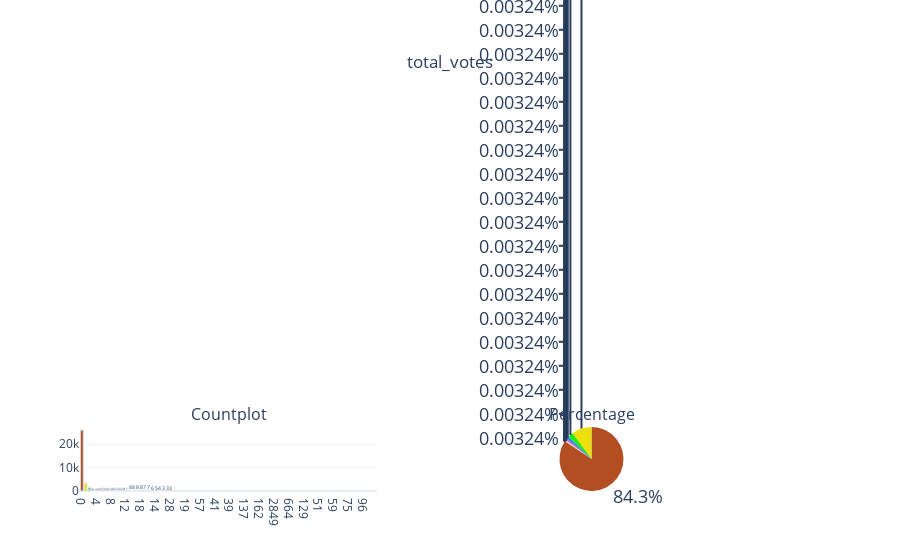
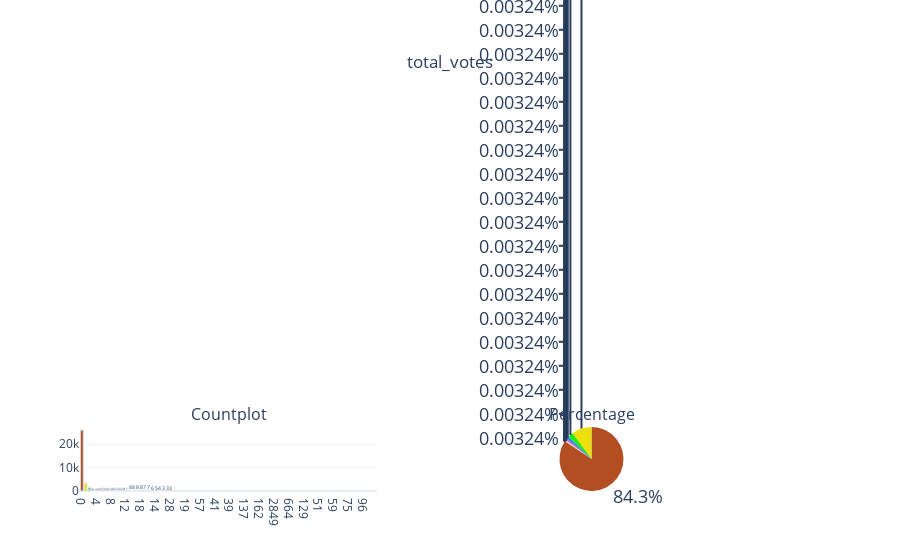

Notebook code cell kept with these figures, in order:
### Code cell
categorical_variable_summary(df, 'total_votes')

### Figure 1 — Plotly figure (JSON) as saved in the notebook; plotly's stock layout.template omitted (floating-point values rounded to 4 significant figures)
{"data": [{"marker": {"color": ["#B34D22", "#EBE00C", "#1FEB0C", "#0C92EB", "#EB0CD5"], "line": {"color": "#DBE6EC", "width": 1}}, "name": "total_votes", "showlegend": false, "text": ["26004", "3126", "809", "328", "134", "92", "59", "42", "36", "25", "20", "20", "17", "8", "8", "8", "8", "7", "7", "6", "5", "4", "3", "3", "3", "2", "2", "2", "2", "2", "2", "2", "2", "2", "1", "1", "1", "1", "1", "1", "1", "1", "1", "1", "1", "1", "1", "1", "1", "1", "1", "1", "1", "1", "1", "1", "1", "1", "1", "1", "1", "1", "1", "1", "1", "1", "1", "1", "1", "1", "1", "1", "1", "1", "1", "1", "1", "1", "1", "1"], "textfont": {"size": 14}, "textposition": "auto", "type": "bar", "x": ["0", "1", "2", "3", "4", "5", "6", "7", "8", "9", "10", "11", "12", "15", "25", "16", "18", "17", "13", "21", "14", "26", "20", "23", "28", "88", "193", "27", "19", "29", "31", "33", "57", "36", "22", "24", "41", "32", "34", "37", "39", "3875", "45", "175", "137", "140", "143", "149", "162", "163", "164", "177", "2849", "215", "514", "519", "664", "1427", "1629", "1710", "129", "128", "124", "120", "51", "52", "56", "58", "59", "61", "66", "68", "75", "76", "79", "95", "96", "113", "116", "50"], "xaxis": "x", "y": [26004, 3126, 809, 328, 134, 92, 59, 42, 36, 25, 20, 20, 17, 8, 8, 8, 8, 7, 7, 6, 5, 4, 3, 3, 3, 2, 2, 2, 2, 2, 2, 2, 2, 2, 1, 1, 1, 1, 1, 1, 1, 1, 1, 1, 1, 1, 1, 1, 1, 1, 1, 1, 1, 1, 1, 1, 1, 1, 1, 1, 1, 1, 1, 1, 1, 1, 1, 1, 1, 1, 1, 1, 1, 1, 1, 1, 1, 1, 1, 1], "yaxis": "y"}, {"domain": {"x": [0.55, 1], "y": [0, 1]}, "labels": [0, 1, 2, 3, 4, 5, 6, 7, 8, 9, 10, 11, 12, 15, 25, 16, 18, 17, 13, 21, 14, 26, 20, 23, 28, 88, 193, 27, 19, 29, 31, 33, 57, 36, 22, 24, 41, 32, 34, 37, 39, 3875, 45, 175, 137, 140, 143, 149, 162, 163, 164, 177, 2849, 215, 514, 519, 664, 1427, 1629, 1710, 129, 128, 124, 120, 51, 52, 56, 58, 59, 61, 66, 68, 75, 76, 79, 95, 96, 113, 116, 50], "marker": {"colors": ["#B34D22", "#EBE00C", "#1FEB0C", "#0C92EB", "#EB0CD5"]}, "name": "total_votes", "showlegend": false, "textfont": {"size": 18}, "textposition": "auto", "type": "pie", "values": [26004, 3126, 809, 328, 134, 92, 59, 42, 36, 25, 20, 20, 17, 8, 8, 8, 8, 7, 7, 6, 5, 4, 3, 3, 3, 2, 2, 2, 2, 2, 2, 2, 2, 2, 1, 1, 1, 1, 1, 1, 1, 1, 1, 1, 1, 1, 1, 1, 1, 1, 1, 1, 1, 1, 1, 1, 1, 1, 1, 1, 1, 1, 1, 1, 1, 1, 1, 1, 1, 1, 1, 1, 1, 1, 1, 1, 1, 1, 1, 1]}], "layout": {"annotations": [{"font": {"size": 16}, "showarrow": false, "text": "Countplot", "x": 0.225, "xanchor": "center", "xref": "paper", "y": 1, "yanchor": "bottom", "yref": "paper"}, {"font": {"size": 16}, "showarrow": false, "text": "Percentage", "x": 0.775, "xanchor": "center", "xref": "paper", "y": 1, "yanchor": "bottom", "yref": "paper"}], "title": {"text": "total_votes", "x": 0.5, "xanchor": "center", "y": 0.9, "yanchor": "top"}, "xaxis": {"anchor": "y", "domain": [0, 0.45]}, "yaxis": {"anchor": "x", "domain": [0, 1]}}}

### Figure 2 — Plotly figure (JSON) as saved in the notebook; plotly's stock layout.template omitted (floating-point values rounded to 4 significant figures)
{"data": [{"marker": {"color": ["#B34D22", "#EBE00C", "#1FEB0C", "#0C92EB", "#EB0CD5"], "line": {"color": "#DBE6EC", "width": 1}}, "name": "total_votes", "showlegend": false, "text": ["26004", "3126", "809", "328", "134", "92", "59", "42", "36", "25", "20", "20", "17", "8", "8", "8", "8", "7", "7", "6", "5", "4", "3", "3", "3", "2", "2", "2", "2", "2", "2", "2", "2", "2", "1", "1", "1", "1", "1", "1", "1", "1", "1", "1", "1", "1", "1", "1", "1", "1", "1", "1", "1", "1", "1", "1", "1", "1", "1", "1", "1", "1", "1", "1", "1", "1", "1", "1", "1", "1", "1", "1", "1", "1", "1", "1", "1", "1", "1", "1"], "textfont": {"size": 14}, "textposition": "auto", "type": "bar", "x": ["0", "1", "2", "3", "4", "5", "6", "7", "8", "9", "10", "11", "12", "15", "25", "16", "18", "17", "13", "21", "14", "26", "20", "23", "28", "88", "193", "27", "19", "29", "31", "33", "57", "36", "22", "24", "41", "32", "34", "37", "39", "3875", "45", "175", "137", "140", "143", "149", "162", "163", "164", "177", "2849", "215", "514", "519", "664", "1427", "1629", "1710", "129", "128", "124", "120", "51", "52", "56", "58", "59", "61", "66", "68", "75", "76", "79", "95", "96", "113", "116", "50"], "xaxis": "x", "y": [26004, 3126, 809, 328, 134, 92, 59, 42, 36, 25, 20, 20, 17, 8, 8, 8, 8, 7, 7, 6, 5, 4, 3, 3, 3, 2, 2, 2, 2, 2, 2, 2, 2, 2, 1, 1, 1, 1, 1, 1, 1, 1, 1, 1, 1, 1, 1, 1, 1, 1, 1, 1, 1, 1, 1, 1, 1, 1, 1, 1, 1, 1, 1, 1, 1, 1, 1, 1, 1, 1, 1, 1, 1, 1, 1, 1, 1, 1, 1, 1], "yaxis": "y"}, {"domain": {"x": [0.55, 1], "y": [0, 1]}, "labels": [0, 1, 2, 3, 4, 5, 6, 7, 8, 9, 10, 11, 12, 15, 25, 16, 18, 17, 13, 21, 14, 26, 20, 23, 28, 88, 193, 27, 19, 29, 31, 33, 57, 36, 22, 24, 41, 32, 34, 37, 39, 3875, 45, 175, 137, 140, 143, 149, 162, 163, 164, 177, 2849, 215, 514, 519, 664, 1427, 1629, 1710, 129, 128, 124, 120, 51, 52, 56, 58, 59, 61, 66, 68, 75, 76, 79, 95, 96, 113, 116, 50], "marker": {"colors": ["#B34D22", "#EBE00C", "#1FEB0C", "#0C92EB", "#EB0CD5"]}, "name": "total_votes", "showlegend": false, "textfont": {"size": 18}, "textposition": "auto", "type": "pie", "values": [26004, 3126, 809, 328, 134, 92, 59, 42, 36, 25, 20, 20, 17, 8, 8, 8, 8, 7, 7, 6, 5, 4, 3, 3, 3, 2, 2, 2, 2, 2, 2, 2, 2, 2, 1, 1, 1, 1, 1, 1, 1, 1, 1, 1, 1, 1, 1, 1, 1, 1, 1, 1, 1, 1, 1, 1, 1, 1, 1, 1, 1, 1, 1, 1, 1, 1, 1, 1, 1, 1, 1, 1, 1, 1, 1, 1, 1, 1, 1, 1]}], "layout": {"annotations": [{"font": {"size": 16}, "showarrow": false, "text": "Countplot", "x": 0.225, "xanchor": "center", "xref": "paper", "y": 1, "yanchor": "bottom", "yref": "paper"}, {"font": {"size": 16}, "showarrow": false, "text": "Percentage", "x": 0.775, "xanchor": "center", "xref": "paper", "y": 1, "yanchor": "bottom", "yref": "paper"}], "title": {"text": "total_votes", "x": 0.5, "xanchor": "center", "y": 0.9, "yanchor": "top"}, "xaxis": {"anchor": "y", "domain": [0, 0.45]}, "yaxis": {"anchor": "x", "domain": [0, 1]}}}
